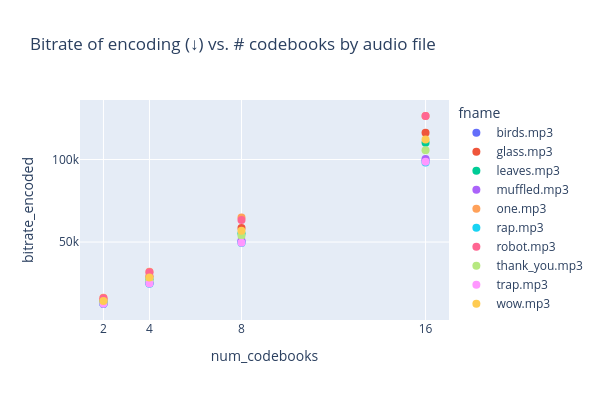

The notebook cell this image was saved under:
### Code cell
fig = px.scatter(
    data,
    x = 'num_codebooks',
    y = 'bitrate_encoded',
    color = 'fname',
    title = 'Bitrate of encoding (↓) vs. # codebooks by audio file',
    width = 600,
    height = 400
)
fig.update_traces(marker=dict(size=8))
fig.update_layout(
    xaxis = dict(
        tickmode = 'array',
        tickvals = data['num_codebooks']
    )
)
if WRITE:
    fig.write_image(os.path.join('figs', 'encoding_bitrate.pdf'), format='pdf')
fig.show()

### Figure 1 — Plotly figure (JSON) as saved in the notebook; plotly's stock layout.template omitted (floating-point values rounded to 4 significant figures)
{"data": [{"hovertemplate": "fname=birds.mp3<br>num_codebooks=%{x}<br>bitrate_encoded=%{y}<extra></extra>", "legendgroup": "birds.mp3", "marker": {"color": "#636efa", "size": 8, "symbol": "circle"}, "mode": "markers", "name": "birds.mp3", "orientation": "v", "showlegend": true, "type": "scatter", "x": [2, 4, 8, 16], "xaxis": "x", "y": [12470.0, 25030.0, 50120.0, 99410.0], "yaxis": "y"}, {"hovertemplate": "fname=glass.mp3<br>num_codebooks=%{x}<br>bitrate_encoded=%{y}<extra></extra>", "legendgroup": "glass.mp3", "marker": {"color": "#EF553B", "size": 8, "symbol": "circle"}, "mode": "markers", "name": "glass.mp3", "orientation": "v", "showlegend": true, "type": "scatter", "x": [2, 4, 8, 16], "xaxis": "x", "y": [14830.0, 29360.0, 58550.0, 116200.0], "yaxis": "y"}, {"hovertemplate": "fname=leaves.mp3<br>num_codebooks=%{x}<br>bitrate_encoded=%{y}<extra></extra>", "legendgroup": "leaves.mp3", "marker": {"color": "#00cc96", "size": 8, "symbol": "circle"}, "mode": "markers", "name": "leaves.mp3", "orientation": "v", "showlegend": true, "type": "scatter", "x": [2, 4, 8, 16], "xaxis": "x", "y": [13600.0, 27480.0, 55180.0, 110200.0], "yaxis": "y"}, {"hovertemplate": "fname=muffled.mp3<br>num_codebooks=%{x}<br>bitrate_encoded=%{y}<extra></extra>", "legendgroup": "muffled.mp3", "marker": {"color": "#ab63fa", "size": 8, "symbol": "circle"}, "mode": "markers", "name": "muffled.mp3", "orientation": "v", "showlegend": true, "type": "scatter", "x": [2, 4, 8, 16], "xaxis": "x", "y": [12670.0, 25250.0, 50950.0, 100300.0], "yaxis": "y"}, {"hovertemplate": "fname=one.mp3<br>num_codebooks=%{x}<br>bitrate_encoded=%{y}<extra></extra>", "legendgroup": "one.mp3", "marker": {"color": "#FFA15A", "size": 8, "symbol": "circle"}, "mode": "markers", "name": "one.mp3", "orientation": "v", "showlegend": true, "type": "scatter", "x": [2, 4, 8, 16], "xaxis": "x", "y": [16320.0, 31960.0, 64840.0, 126400.0], "yaxis": "y"}, {"hovertemplate": "fname=rap.mp3<br>num_codebooks=%{x}<br>bitrate_encoded=%{y}<extra></extra>", "legendgroup": "rap.mp3", "marker": {"color": "#19d3f3", "size": 8, "symbol": "circle"}, "mode": "markers", "name": "rap.mp3", "orientation": "v", "showlegend": true, "type": "scatter", "x": [2, 4, 8, 16], "xaxis": "x", "y": [12550.0, 24810.0, 49360.0, 98240.0], "yaxis": "y"}, {"hovertemplate": "fname=robot.mp3<br>num_codebooks=%{x}<br>bitrate_encoded=%{y}<extra></extra>", "legendgroup": "robot.mp3", "marker": {"color": "#FF6692", "size": 8, "symbol": "circle"}, "mode": "markers", "name": "robot.mp3", "orientation": "v", "showlegend": true, "type": "scatter", "x": [2, 4, 8, 16], "xaxis": "x", "y": [15880.0, 31650.0, 63400.0, 126400.0], "yaxis": "y"}, {"hovertemplate": "fname=thank_you.mp3<br>num_codebooks=%{x}<br>bitrate_encoded=%{y}<extra></extra>", "legendgroup": "thank_you.mp3", "marker": {"color": "#B6E880", "size": 8, "symbol": "circle"}, "mode": "markers", "name": "thank_you.mp3", "orientation": "v", "showlegend": true, "type": "scatter", "x": [2, 4, 8, 16], "xaxis": "x", "y": [13310.0, 26660.0, 53770.0, 105600.0], "yaxis": "y"}, {"hovertemplate": "fname=trap.mp3<br>num_codebooks=%{x}<br>bitrate_encoded=%{y}<extra></extra>", "legendgroup": "trap.mp3", "marker": {"color": "#FF97FF", "size": 8, "symbol": "circle"}, "mode": "markers", "name": "trap.mp3", "orientation": "v", "showlegend": true, "type": "scatter", "x": [2, 4, 8, 16], "xaxis": "x", "y": [12610.0, 24930.0, 49610.0, 98620.0], "yaxis": "y"}, {"hovertemplate": "fname=wow.mp3<br>num_codebooks=%{x}<br>bitrate_encoded=%{y}<extra></extra>", "legendgroup": "wow.mp3", "marker": {"color": "#FECB52", "size": 8, "symbol": "circle"}, "mode": "markers", "name": "wow.mp3", "orientation": "v", "showlegend": true, "type": "scatter", "x": [2, 4, 8, 16], "xaxis": "x", "y": [14300.0, 28460.0, 56890.0, 112100.0], "yaxis": "y"}], "layout": {"height": 400, "legend": {"title": {"text": "fname"}, "tracegroupgap": 0}, "title": {"text": "Bitrate of encoding (↓) vs. # codebooks by audio file"}, "width": 600, "xaxis": {"anchor": "y", "domain": [0, 1], "tickmode": "array", "tickvals": [2, 4, 8, 16, 2, 4, 8, 16, 2, 4, 8, 16, 2, 4, 8, 16, 2, 4, 8, 16, 2, 4, 8, 16, 2, 4, 8, 16, 2, 4, 8, 16, 2, 4, 8, 16, 2, 4, 8, 16], "title": {"text": "num_codebooks"}}, "yaxis": {"anchor": "x", "domain": [0, 1], "title": {"text": "bitrate_encoded"}}}}
